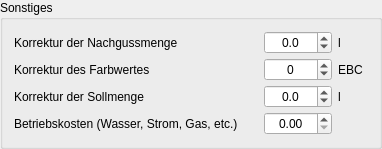
          <widget class="QGroupBox" name="groupBox_20">
           <property name="sizePolicy">
            <sizepolicy hsizetype="Preferred" vsizetype="Fixed">
             <horstretch>0</horstretch>
             <verstretch>0</verstretch>
            </sizepolicy>
           </property>
           <property name="title">
            <string>Sonstiges</string>
           </property>
           <layout class="QGridLayout" name="gridLayout_8">
            <property name="verticalSpacing">
             <number>4</number>
            </property>
            <item row="0" column="2">
             <widget class="DoubleSpinBox" name="tbKorrekturNachguss">
              <property name="minimumSize">
               <size>
                <width>60</width>
                <height>0</height>
               </size>
              </property>
              <property name="toolTip">
               <string>&lt;html&gt;&lt;head/&gt;&lt;body&gt;&lt;p&gt;Ausgehend von der individuellen Anlage, kann hier entgegen der vom Kleinen Brauhelfer im Tab Rezept berechneten &lt;span style=&quot; font-weight:600;&quot;&gt;Nachgussmenge&lt;/span&gt; eine &lt;span style=&quot; font-weight:600;&quot;&gt;Korrektur&lt;/span&gt; nötig sein.&lt;/p&gt;&lt;p&gt;Üblicherweise kann der Korrekturwert erst nach einigen Suden bestimmt werden.&lt;/p&gt;&lt;p&gt;Eine Korrektur kann beispielsweise nötig sein, wenn die &lt;span style=&quot; font-weight:600;&quot;&gt;Stammwürze&lt;/span&gt; oder die &lt;span style=&quot; font-weight:600;&quot;&gt;Ausschlagsmenge&lt;/span&gt; immer mit den gleichen Werten abweichen.&lt;/p&gt;&lt;/body&gt;&lt;/html&gt;</string>
              </property>
              <property name="alignment">
               <set>Qt::AlignCenter</set>
              </property>
              <property name="decimals">
               <number>1</number>
              </property>
              <property name="minimum">
               <double>-9999.000000000000000</double>
              </property>
              <property name="maximum">
               <double>9999.000000000000000</double>
              </property>
              <property name="singleStep">
               <double>0.100000000000000</double>
              </property>
             </widget>
            </item>
            <item row="0" column="3">
             <widget class="QLabel" name="label_9">
              <property name="minimumSize">
               <size>
                <width>30</width>
                <height>0</height>
               </size>
              </property>
              <property name="text">
               <string>l</string>
              </property>
             </widget>
            </item>
            <item row="1" column="0">
             <widget class="QLabel" name="label_Verdampfung_3">
              <property name="text">
               <string>Korrektur des Farbwertes</string>
              </property>
             </widget>
            </item>
            <item row="1" column="2">
             <widget class="SpinBox" name="tbKorrekturFarbe">
              <property name="minimumSize">
               <size>
                <width>60</width>
                <height>0</height>
               </size>
              </property>
              <property name="toolTip">
               <string>&lt;html&gt;&lt;head/&gt;&lt;body&gt;&lt;p&gt;Hier erfolgt die Korrektur der durchschnittlichen &lt;span style=&quot; font-weight:600;&quot;&gt;Abweichungen&lt;/span&gt; von den im Rezept festgelegten Farbwerten aller Sude.&lt;/p&gt;&lt;p&gt;Üblicherweise kann der Korrekturwert erst nach einigen Suden bestimmt werden.&lt;/p&gt;&lt;p&gt;Der Farbwert von Bier, genauer: die &lt;span style=&quot; font-weight:600;&quot;&gt;Farbstärke&lt;/span&gt;, wird im europäischen Raum in EBC nach der European Brewery Convention angegeben.&lt;/p&gt;&lt;p&gt;Für die &lt;span style=&quot; font-weight:600;&quot;&gt;Farbwertkorrektur&lt;/span&gt; im Kleinen Brauhelfer empfiehlt sich ein farbkorrigierter Bildschirm bei 6.500 Kelvin Tageslicht und einem Gammwert von 1,8. Üblicherweise sind in Europa Monitore mit 2.0 Gamma  kontrastreicher kalibriert, was eine eine exakte Übertragung von Bierfarbe im Glas in ein Computerprogramm schwierig macht. An einem normalen Büro-Bildschirm werden Farbwerte daher nur annähernd richtig dargestellt. Eine exakte Wiedergabe ist Profi-Hard- und Software vorbehalten. Bei Fragen helfen hier Fachforen im Designbereich.&lt;/p&gt;&lt;/body&gt;&lt;/html&gt;</string>
              </property>
              <property name="alignment">
               <set>Qt::AlignCenter</set>
              </property>
              <property name="minimum">
               <number>-99</number>
              </property>
             </widget>
            </item>
            <item row="0" column="1">
             <spacer name="horizontalSpacer">
              <property name="orientation">
               <enum>Qt::Horizontal</enum>
              </property>
              <property name="sizeHint" stdset="0">
               <size>
                <width>20</width>
                <height>20</height>
               </size>
              </property>
             </spacer>
            </item>
            <item row="3" column="0">
             <widget class="QLabel" name="label_69">
              <property name="text">
               <string>Betriebskosten (Wasser, Strom, Gas, etc.)</string>
              </property>
             </widget>
            </item>
            <item row="3" column="2">
             <widget class="DoubleSpinBox" name="tbKosten">
              <property name="minimumSize">
               <size>
                <width>60</width>
                <height>0</height>
               </size>
              </property>
              <property name="toolTip">
               <string>&lt;html&gt;&lt;head/&gt;&lt;body&gt;&lt;p&gt;Hier sind die &lt;span style=&quot; font-weight:600;&quot;&gt;Betriebskosten&lt;/span&gt; (Pauschalen) für den Sud einzutragen. Dazu gehören &lt;span style=&quot; font-weight:600;&quot;&gt;Strom&lt;/span&gt;, &lt;span style=&quot; font-weight:600;&quot;&gt;Wasser&lt;/span&gt;, &lt;span style=&quot; font-weight:600;&quot;&gt;Gas&lt;/span&gt;.&lt;/p&gt;&lt;p&gt;Aber auch Verschleiß- und Abschreibungskosten der Ausstattung können hier anteilig mit einem Satz individuell festgelegt werden.&lt;/p&gt;&lt;p&gt;Die hier angegebenen Kosten gehen in die Gesamtkosten pro Liter automatisch mit ein.&lt;/p&gt;&lt;/body&gt;&lt;/html&gt;</string>
              </property>
              <property name="alignment">
               <set>Qt::AlignCenter</set>
              </property>
              <property name="decimals">
               <number>2</number>
              </property>
              <property name="minimum">
               <double>0.000000000000000</double>
              </property>
              <property name="maximum">
               <double>999.000000000000000</double>
              </property>
              <property name="singleStep">
               <double>0.010000000000000</double>
              </property>
             </widget>
            </item>
            <item row="0" column="0">
             <widget class="QLabel" name="label_Verdampfung_2">
              <property name="text">
               <string>Korrektur der Nachgussmenge</string>
              </property>
             </widget>
            </item>
            <item row="1" column="3">
             <widget class="QLabel" name="label_6">
              <property name="minimumSize">
               <size>
                <width>30</width>
                <height>0</height>
               </size>
              </property>
              <property name="text">
               <string>EBC</string>
              </property>
             </widget>
            </item>
            <item row="3" column="3">
             <widget class="QLabel" name="lblCurrency">
              <property name="minimumSize">
               <size>
                <width>30</width>
                <height>0</height>
               </size>
              </property>
             </widget>
            </item>
            <item row="2" column="0">
             <widget class="QLabel" name="label_24">
              <property name="text">
               <string>Korrektur der Sollmenge</string>
              </property>
             </widget>
            </item>
            <item row="2" column="3">
             <widget class="QLabel" name="label_25">
              <property name="minimumSize">
               <size>
                <width>30</width>
                <height>0</height>
               </size>
              </property>
              <property name="text">
               <string>l</string>
              </property>
             </widget>
            </item>
            <item row="2" column="2">
             <widget class="DoubleSpinBox" name="tbKorrekturSollmenge">
              <property name="minimumSize">
               <size>
                <width>60</width>
                <height>0</height>
               </size>
              </property>
              <property name="toolTip">
               <string>&lt;html&gt;&lt;head/&gt;&lt;body&gt;&lt;p&gt;Ausgehend von der individuellen Anlage, kann hier eine &lt;span style=&quot; font-weight:600;&quot;&gt;Korrektur&lt;/span&gt; für die &lt;span style=&quot; font-weight:600;&quot;&gt;Sollmenge&lt;/span&gt; eingetragen werden.&lt;/p&gt;&lt;p&gt;Üblicherweise kann der Korrekturwert erst nach einigen Suden bestimmt werden.&lt;/p&gt;&lt;p&gt;Eine Korrektur kann beispielsweise nötig sein, wenn konstant die gleiche Verlustmenge entsteht und die angepeilte Menge dadurch nicht erreicht wird.&lt;/p&gt;&lt;/body&gt;&lt;/html&gt;</string>
              </property>
              <property name="alignment">
               <set>Qt::AlignCenter</set>
              </property>
              <property name="decimals">
               <number>1</number>
              </property>
              <property name="minimum">
               <double>-9999.000000000000000</double>
              </property>
              <property name="maximum">
               <double>9999.000000000000000</double>
              </property>
              <property name="singleStep">
               <double>0.100000000000000</double>
              </property>
             </widget>
            </item>
           </layout>
          </widget>
